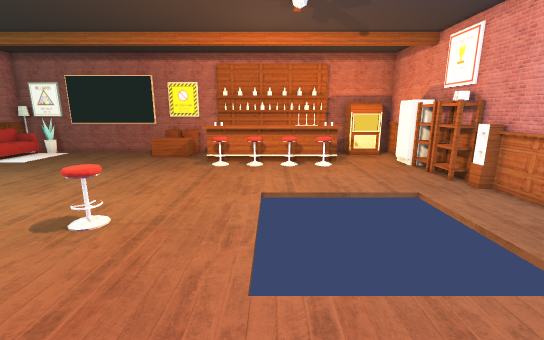
View 1 (above)

14 first-person views from a walk through a Godot game level. The camera is 1.5 m above the floor, tilts 12° down and sees 90° across. The floor is counted in squares, 0.5 m on a side. Each view is taken from the middle of a square. On the plan, view 1 faces up. The plan holds only what a view shows up to about 20 squares ahead; the rest is blank. Some surface patterns are stand-ins.

View 2
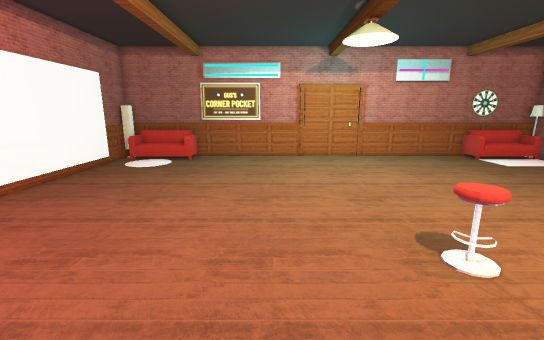

View 3
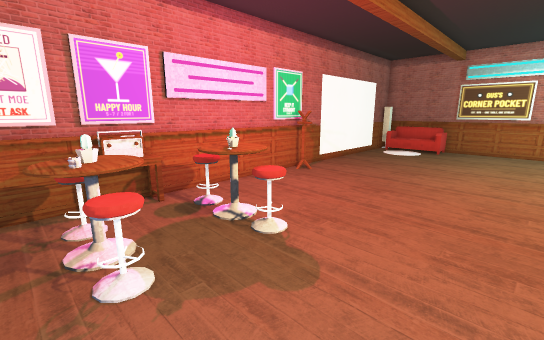

View 4
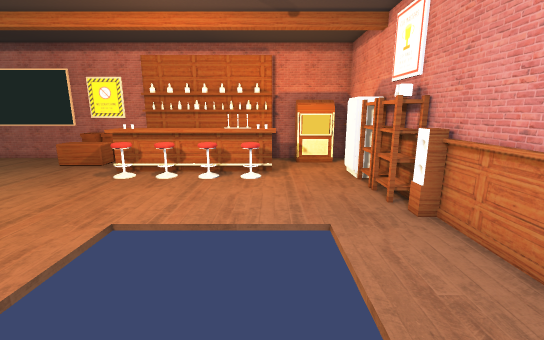

View 5
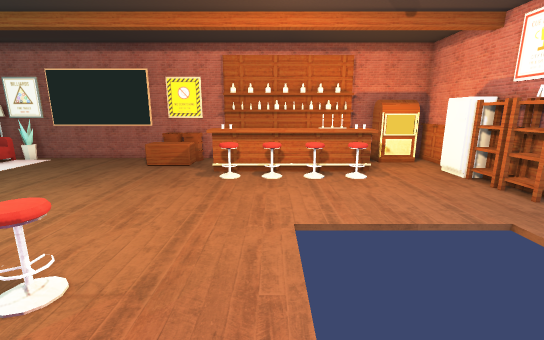

View 6
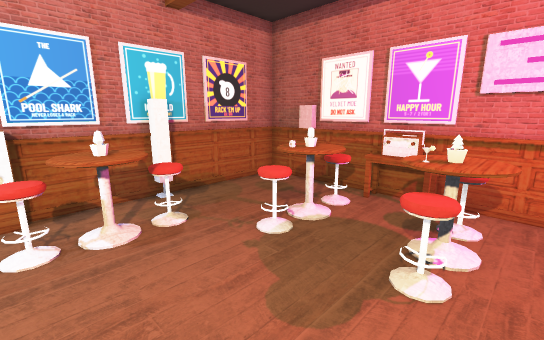

View 7
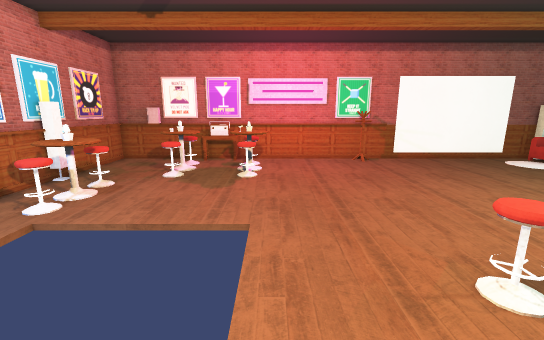

View 8
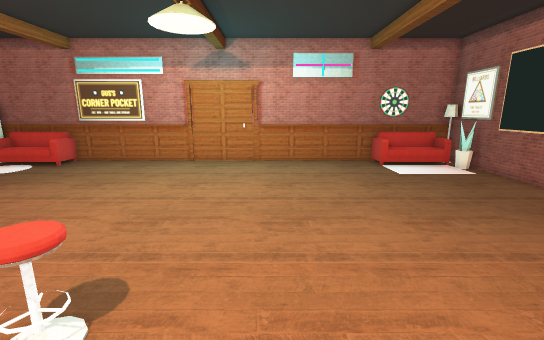

View 9
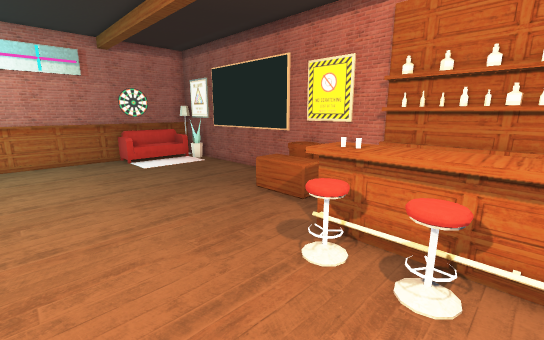

View 10
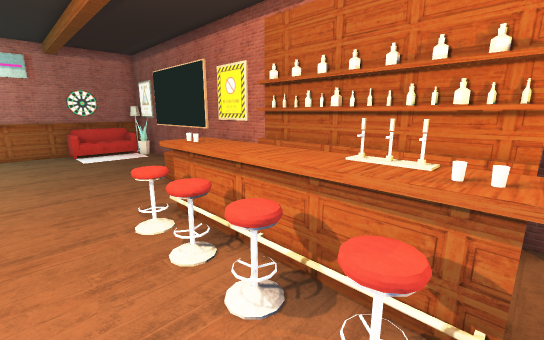

View 11
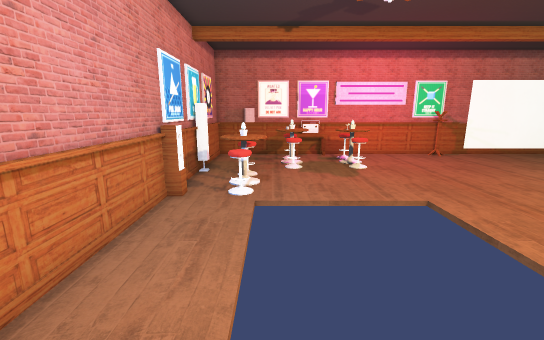

View 12
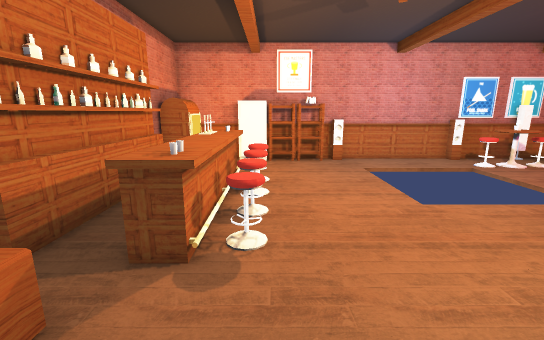

View 13
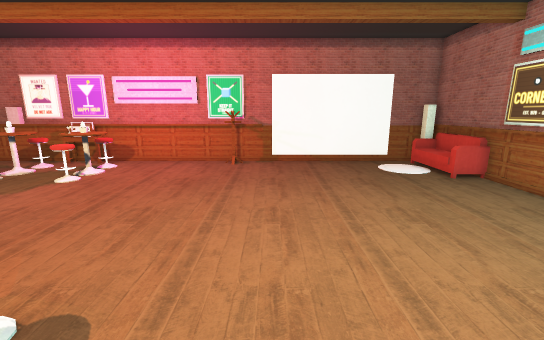

View 14
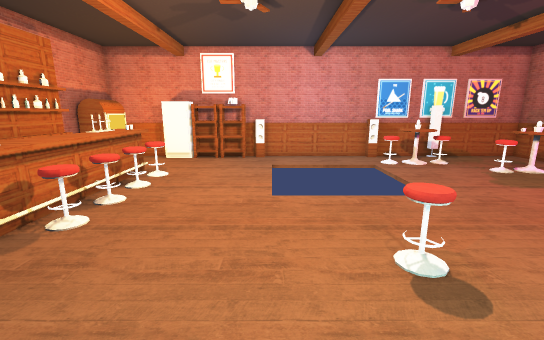

### Floor plan
Key: @ floor where view 1 was taken; # wall or solid block; . floor; = window, fence, low wall or low ledge; ^ raised ledge; v drop or lower ground; M mirror; O other object.
Columns run from 19 left of view 1 to 9 right of it. Each row starts with its distance up from view 1.
 21 #################
 20 #v#=.......^^^.############
 19 #O.........^^^....     ..####
 18 #O.........^^^.^^^^^^^^^....#
 17 #O.............^^^^^^^^^...##
 16 #==............#=#=#=#=#...##
 15 #...............=.=.=.=....#
 14 #..........................#
 13 #..........................#
 12 #..........................##
 11 #..........................##
 10 #..................      ...#
  9 #..................      ...#
  8 #..................      ...#
  7 #.............=....      ...#
  6 #..................      ...#
  5 #..................      ...#
  4 #..................       ..#
  3 #........................=.##
  2 #.......................=^^ #
  1 #.......................=^^
  0 #..................@.....=. #
 -1 #..................=...=.=.##
 -2 #==................^=.==....#
 -3 #O................=^..^^=...#
 -4 #O................=^^.^^=...#
 -5 #O.................^=.=^....#
 -6 #==.........##......^^^.....#
 -7 ####MMMMMM###################

Where each view was taken, in squares from view 1:
view 1: 0 up, 0 right, facing up
view 2: 3 up, 0 right, facing left
view 3: 3 up, 5 right, facing down-left
view 4: 3 up, 4 right, facing up
view 5: 3 up, 1 left, facing up
view 6: 3 up, 1 left, facing down-right
view 7: 11 up, 1 left, facing down
view 8: 10 up, 2 left, facing left
view 9: 11 up, 0 right, facing up-left
view 10: 13 up, 4 right, facing up-left
view 11: 13 up, 5 right, facing down
view 12: 15 up, 9 left, facing right
view 13: 10 up, 9 left, facing down
view 14: 10 up, 10 left, facing right
